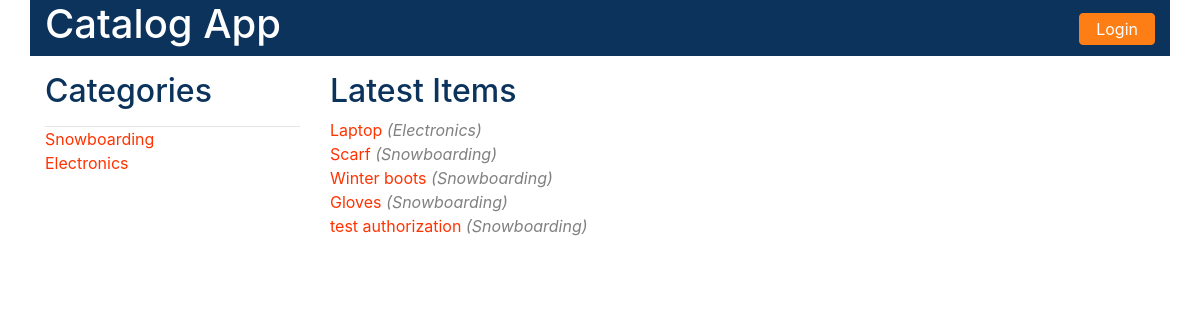
The app's page /catalog/, older data.
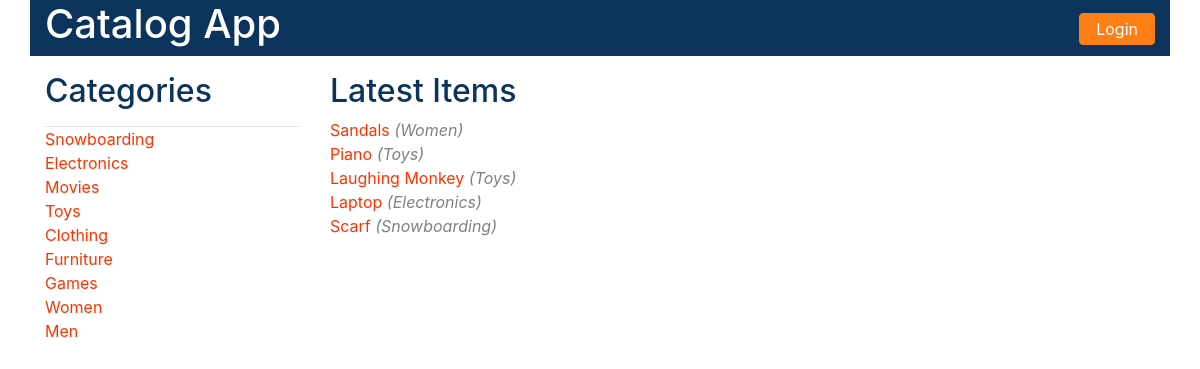
The same page, newer data.
### models.py (models this page shows, shortened)
class Category(Base):
    __tablename__ = 'category'
    id = Column(Integer, primary_key=True)
    name = Column(String(250))
    user_id = Column(Integer, ForeignKey('user.id'))
    user = relationship(User)

class Item(Base):
    __tablename__ = 'item'
    id = Column(Integer, primary_key=True)
    name = Column(String(250))
    description = Column(String(1500))
    category_id = Column(Integer, ForeignKey('category.id'))
    user_id = Column(Integer, ForeignKey('user.id'))
    category = relationship(Category)
    user = relationship(User)

### catalogViews.py (the view)
@app.route('/')
@app.route('/catalog/')
def show_categories():
    try:
        categories = session.query(Category).all()
        latestItems = session.query(Item.name.label('itemName'),
                                    Category.name.label('categoryName')
                                    ).filter(Item.category_id == Category.id
                                             ).order_by(Item.id.desc()
                                                        ).limit(5)
    except:
        print("show_categories: Exception communicating with the database.")
    if 'username' not in login_session or 'username' is None:
        return render_template('public_catalog.html',
                               categories=categories, latestItems=latestItems)
    else:
        return render_template('catalog.html',
                               categories=categories, latestItems=latestItems)

### templates/public_catalog.html (shortened to what this page needs)
<!DOCTYPE html>
<html lang="en">
<head>
    <link rel="stylesheet" href="{{ url_for('static', filename='css/bootstrap.css') }}">
    <link rel="stylesheet" href="{{ url_for('static', filename='css/style.css') }}">
</head>
<body>
<main class="container">
    <header class="row">
        <h1 class="col-md-4 text-left"><a href="{{url_for('show_categories')}}" style="color:white">Catalog App</a></h1>
        <div class="col-md-6"></div>
        <div class="col-md-2 text-right">
            {% if not session['username'] %}
            <form method="GET" action="{{url_for('showLogin')}}">
                <button type="submit" class="text-center btn btn-default login">Login</button>
            </form>
            {% endif %}
        </div>
    </header>
    <section class="row vdivide">
        <sidebar class="col-md-3">
            <h2>Categories</h2>
            <form action="#" method="POST">
                <hr/>
                <ul class="text-left">
                    {% for category in categories %}
                    <li>
                        <a
                                href="{{url_for('show_category_items', category_name = category.name)}}"><span
                                class="item-category">{{category.name}}</span>
                        </a>
                    </li>
                    {% endfor %}
                </ul>
            </form>
        </sidebar>
        <section class="col-md-9 items">
            <h2>Latest Items</h2>
            <ul class="text-left">
                {% for item in latestItems %}
                <li>
                    <a href="{{url_for('show_item', category_name = item.categoryName, item_name = item.itemName)}}"><span
                            class="item-category">{{item.itemName}}</span></a>
                    <span class="latest-category">({{item.categoryName}})</span>
                </li>
                {% endfor %}
            </ul>
        </section>
    </section>
</main>
</body>
</html>

Row changes from the older to the newer data that the page shows:
no longer on this page (row unchanged): Item: itemName "Winter boots", categoryName "Snowboarding"
no longer on this page (row unchanged): Item: itemName "Gloves", categoryName "Snowboarding"
no longer on this page (row unchanged): Item: itemName "test authorization", categoryName "Snowboarding"
added Category: name "Movies"
added Category: name "Toys"
added Category: name "Clothing"
added Category: name "Furniture"
added Category: name "Games"
added Category: name "Women"
added Category: name "Men"
added Item: itemName "Sandals", categoryName "Women"
added Item: itemName "Piano", categoryName "Toys"
added Item: itemName "Laughing Monkey", categoryName "Toys"
